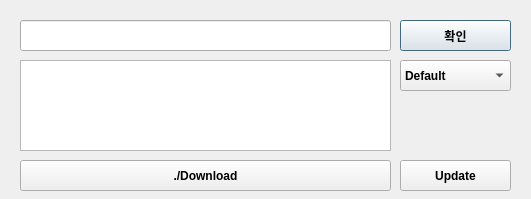
<?xml version="1.0" encoding="UTF-8"?>
<ui version="4.0">
 <class>Dialog</class>
 <widget class="QDialog" name="Dialog">
  <property name="geometry">
   <rect>
    <x>0</x>
    <y>0</y>
    <width>531</width>
    <height>199</height>
   </rect>
  </property>
  <property name="font">
   <font>
    <weight>50</weight>
    <bold>false</bold>
   </font>
  </property>
  <property name="cursor">
   <cursorShape>ArrowCursor</cursorShape>
  </property>
  <property name="windowTitle">
   <string>유튜브 다운로더</string>
  </property>
  <property name="windowIcon">
   <iconset>
    <normaloff>main.ico</normaloff>main.ico</iconset>
  </property>
  <property name="autoFillBackground">
   <bool>false</bool>
  </property>
  <widget class="QLineEdit" name="lineEdit">
   <property name="geometry">
    <rect>
     <x>20</x>
     <y>20</y>
     <width>371</width>
     <height>31</height>
    </rect>
   </property>
  </widget>
  <widget class="QPushButton" name="btn_Print">
   <property name="geometry">
    <rect>
     <x>400</x>
     <y>20</y>
     <width>111</width>
     <height>31</height>
    </rect>
   </property>
   <property name="font">
    <font>
     <weight>75</weight>
     <bold>true</bold>
    </font>
   </property>
   <property name="text">
    <string>확인</string>
   </property>
  </widget>
  <widget class="QComboBox" name="comboBox">
   <property name="geometry">
    <rect>
     <x>400</x>
     <y>60</y>
     <width>111</width>
     <height>31</height>
    </rect>
   </property>
   <property name="font">
    <font>
     <weight>75</weight>
     <bold>true</bold>
    </font>
   </property>
   <item>
    <property name="text">
     <string>Default</string>
    </property>
   </item>
   <item>
    <property name="text">
     <string>MP3</string>
    </property>
   </item>
   <item>
    <property name="text">
     <string>BEST</string>
    </property>
   </item>
  </widget>
  <widget class="QPushButton" name="pushButton">
   <property name="geometry">
    <rect>
     <x>20</x>
     <y>160</y>
     <width>371</width>
     <height>31</height>
    </rect>
   </property>
   <property name="font">
    <font>
     <family>Arial</family>
     <weight>75</weight>
     <bold>true</bold>
    </font>
   </property>
   <property name="text">
    <string>./Download</string>
   </property>
  </widget>
  <widget class="QPushButton" name="pushButton_2">
   <property name="geometry">
    <rect>
     <x>400</x>
     <y>160</y>
     <width>111</width>
     <height>31</height>
    </rect>
   </property>
   <property name="font">
    <font>
     <weight>75</weight>
     <bold>true</bold>
    </font>
   </property>
   <property name="text">
    <string>Update</string>
   </property>
  </widget>
  <widget class="QTextBrowser" name="textbrow_Test">
   <property name="geometry">
    <rect>
     <x>20</x>
     <y>60</y>
     <width>371</width>
     <height>91</height>
    </rect>
   </property>
   <property name="styleSheet">
    <string notr="true"/>
   </property>
  </widget>
 </widget>
 <resources/>
 <connections/>
</ui>
